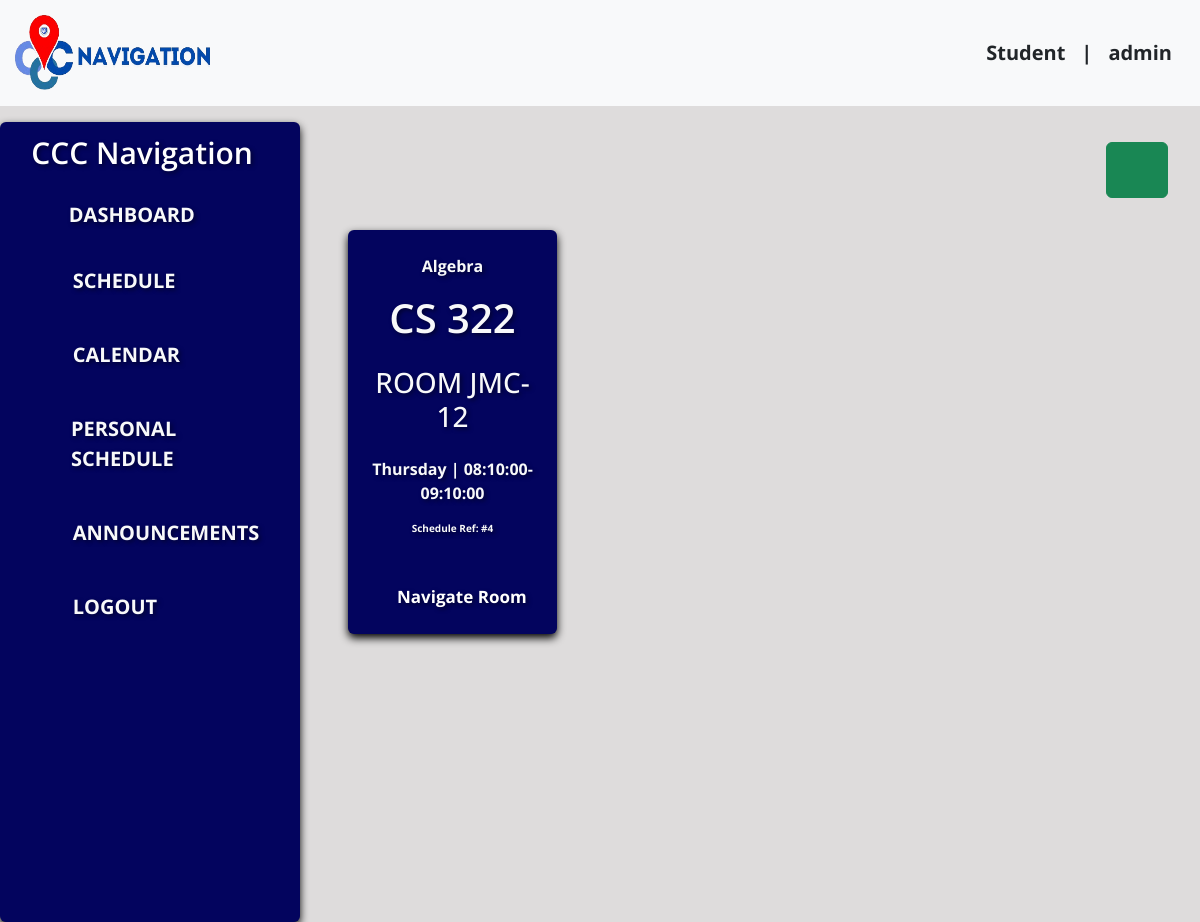
The app's page /schedule.php?day=Thursday (signed in), older data.
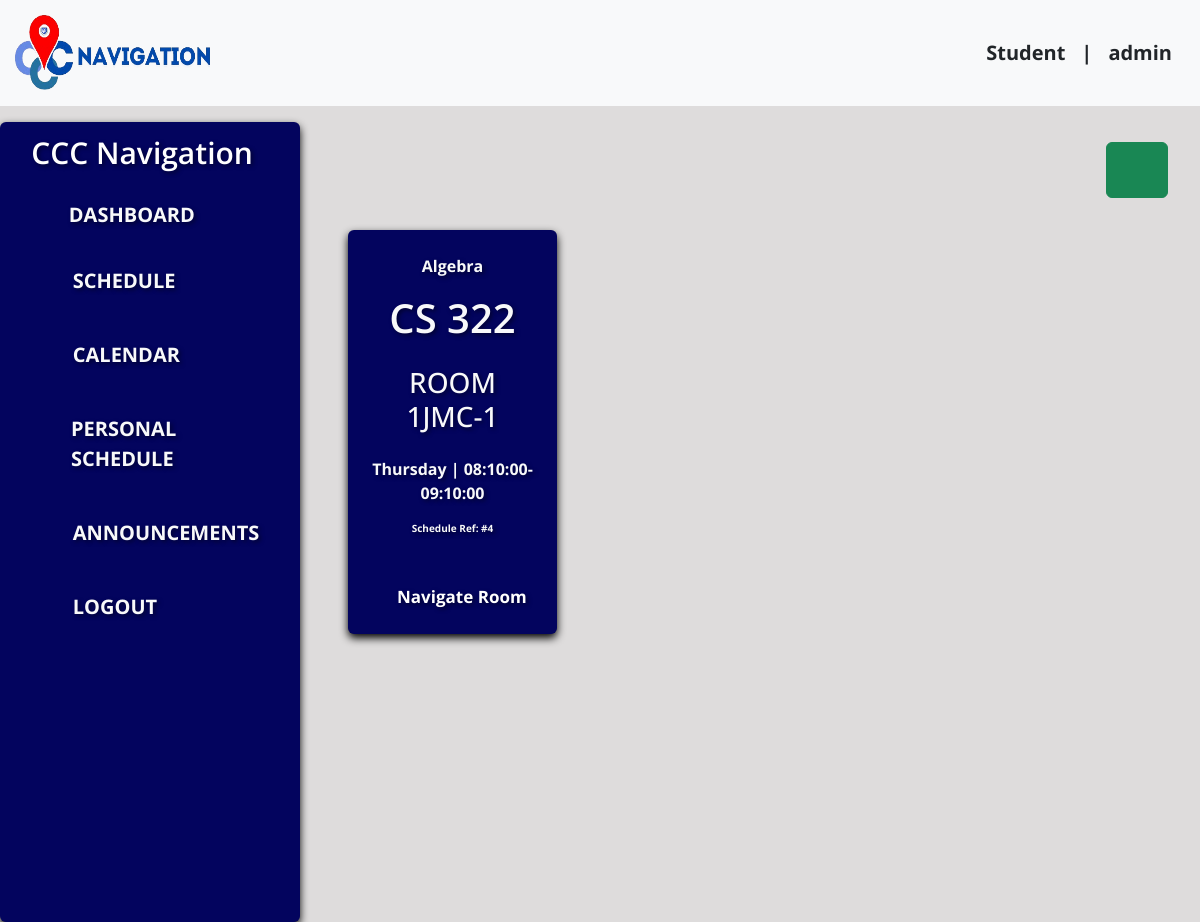
The same page, newer data.
### tables this page shows
CREATE TABLE `schedule` (
  `schedule_id` int(11) NOT NULL AUTO_INCREMENT,
  `user_id` int(11) DEFAULT NULL,
  `subject_name` varchar(255) DEFAULT NULL,
  `subject_code` varchar(20) DEFAULT NULL,
  `building` varchar(100) DEFAULT NULL,
  `room_number` int(11) DEFAULT NULL,
  `class_start` time DEFAULT NULL,
  `class_end` time DEFAULT NULL,
  `day` varchar(20) DEFAULT NULL,
  PRIMARY KEY (`schedule_id`),
  KEY `user_id` (`user_id`),
  CONSTRAINT `schedule_ibfk_1` FOREIGN KEY (`user_id`) REFERENCES `users` (`user_id`)
);

### schedule.php (the view, shortened to what the changed rows need)
<?php
$section = $_SESSION['section'];
include_once 'dbcon.php';
if (isset($_GET['day']) && $_GET['day'] != 'ALL') {
  $selected_day = $_GET['day'];
  $sql = "SELECT * FROM schedule WHERE day = '$selected_day'";
} else {
  $sql = "SELECT * FROM schedule WHERE section = '$section'";
}
$result = mysqli_query($conn, $sql);
?>
<!DOCTYPE html>
<html lang="en">
<head>
  <link href="bootstrap-5.3.3-dist/css/bootstrap.min.css" rel="stylesheet" />
</head>
<body style="background: #dedcdc">
  <div class="container-fluid mt-3">
    <div class="row">
      <div class="col-lg-9 main-content">
        <div class="container-fluid">
          <div class="row m-2 text-light fw-bold scrollable-dashboard">
            <?php
            while ($row = mysqli_fetch_assoc($result)) {
            ?>
              <div class="col-md-3 m-3 sidebar p-4 d-flex align-items-center justify-content-center rounded">
                <div class="align-items-center">
                  <p style="text-align: center;"><?php echo $row['subject_name']; ?></p>
                  <h1 style="text-align: center; font-weight: 600"><?php echo $row['subject_code']; ?></h1>
                  <h3 class="mt-4" style="text-align: center">ROOM <?php echo $row['building']; ?>-<?php echo $row['room_number']; ?></h3>
                  <p style="text-align: center;" class="mt-4"><?php echo $row['day']; ?> | <?php echo $row['class_start']; ?>-<?php echo $row['class_end']; ?></p>
                  <p style="text-align: center; font-size: 10px" class="mb-5">Schedule Ref: #<?php echo $row['schedule_id']; ?></p>
                  <a class="locate-link" type="button" data-bs-toggle="modal" data-bs-target="#<?php echo $row['building']; ?>" data-room-number="<?php echo $row['room_number']; ?>" data-room-building="<?php echo $row['building']; ?>" style="text-decoration: none; color: white; font-size: 17px; text-align: center; margin-left: 25px;">Navigate Room</a>
                </div>
              </div>
            <?php
            }
            ?>
          </div>
        </div>
      </div>
    </div>
  </div>
</body>
</html>

Row changes from the older to the newer data that the page shows:
changed schedule "CS 322": building "JMC" → "1JMC"; room_number "12" → "1"
